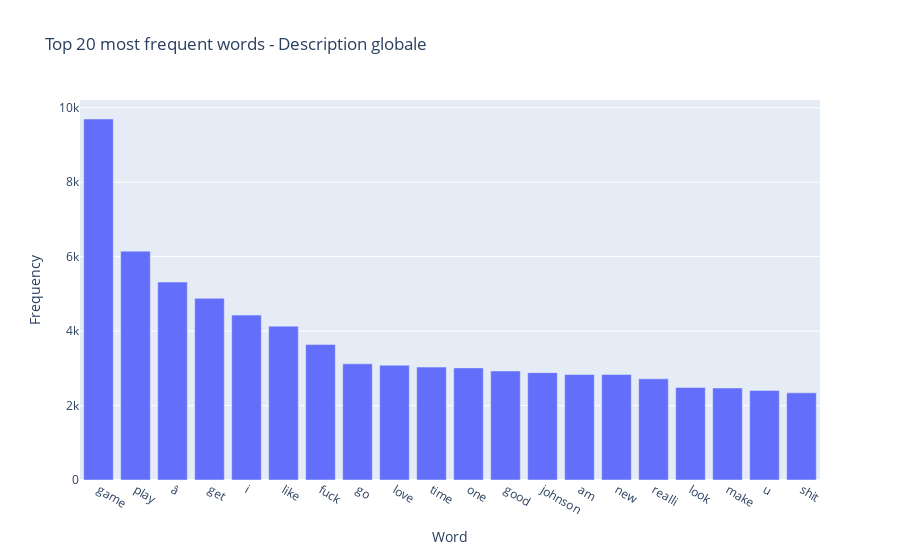

Here is the notebook cell this chart was saved with:
### Code cell
import pandas as pd
import nltk
import plotly.express as px

def show_wfreq_plot(df, labelDescr=""):
    if "Tweet" not in df.columns:
        raise ValueError("La colonne 'Tweet' n'est pas présente dans le DataFrame")

    content = df["Tweet"].values
    word_tok = [word for tweet in content for word in tweet]
    freq_dist = nltk.FreqDist(word_tok)

    # Sélectionner les 20 mots les plus fréquents
    ls_freq = [(word, frequency) for word, frequency in freq_dist.most_common(20)]
    twdf = pd.DataFrame(ls_freq, columns=["Word", "Frequency"])
    tfig = px.bar(twdf, x="Word", y="Frequency", title="Top 20 most frequent words - " + labelDescr)
    tfig.show()

show_wfreq_plot(data_training, "Description globale")

### Figure 1 — Plotly figure (JSON) as saved in the notebook; plotly's stock layout.template omitted (floating-point values rounded to 4 significant figures)
{"data": [{"alignmentgroup": "True", "hovertemplate": "Word=%{x}<br>Frequency=%{y}<extra></extra>", "legendgroup": "", "marker": {"color": "#636efa", "pattern": {"shape": ""}}, "name": "", "offsetgroup": "", "orientation": "v", "showlegend": false, "textposition": "auto", "type": "bar", "x": ["game", "play", "â", "get", "i", "like", "fuck", "go", "love", "time", "one", "good", "johnson", "am", "new", "realli", "look", "make", "u", "shit"], "xaxis": "x", "y": [9698, 6148, 5317, 4881, 4430, 4133, 3642, 3120, 3083, 3033, 3012, 2928, 2884, 2834, 2834, 2717, 2486, 2471, 2406, 2341], "yaxis": "y"}], "layout": {"barmode": "relative", "legend": {"tracegroupgap": 0}, "title": {"text": "Top 20 most frequent words - Description globale"}, "xaxis": {"anchor": "y", "domain": [0, 1], "title": {"text": "Word"}}, "yaxis": {"anchor": "x", "domain": [0, 1], "title": {"text": "Frequency"}}}}
